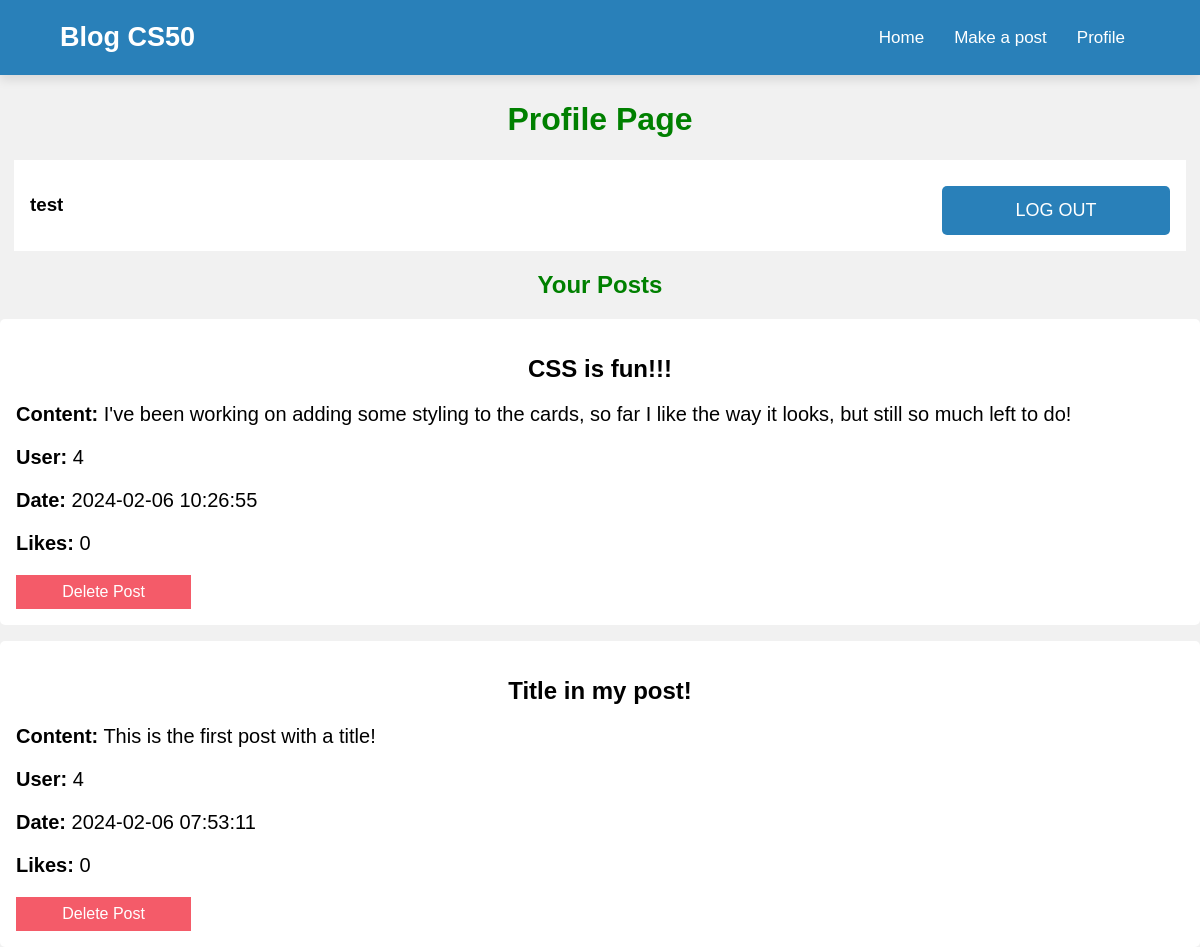
/profile (signed in), run on an earlier commit of the app's database.
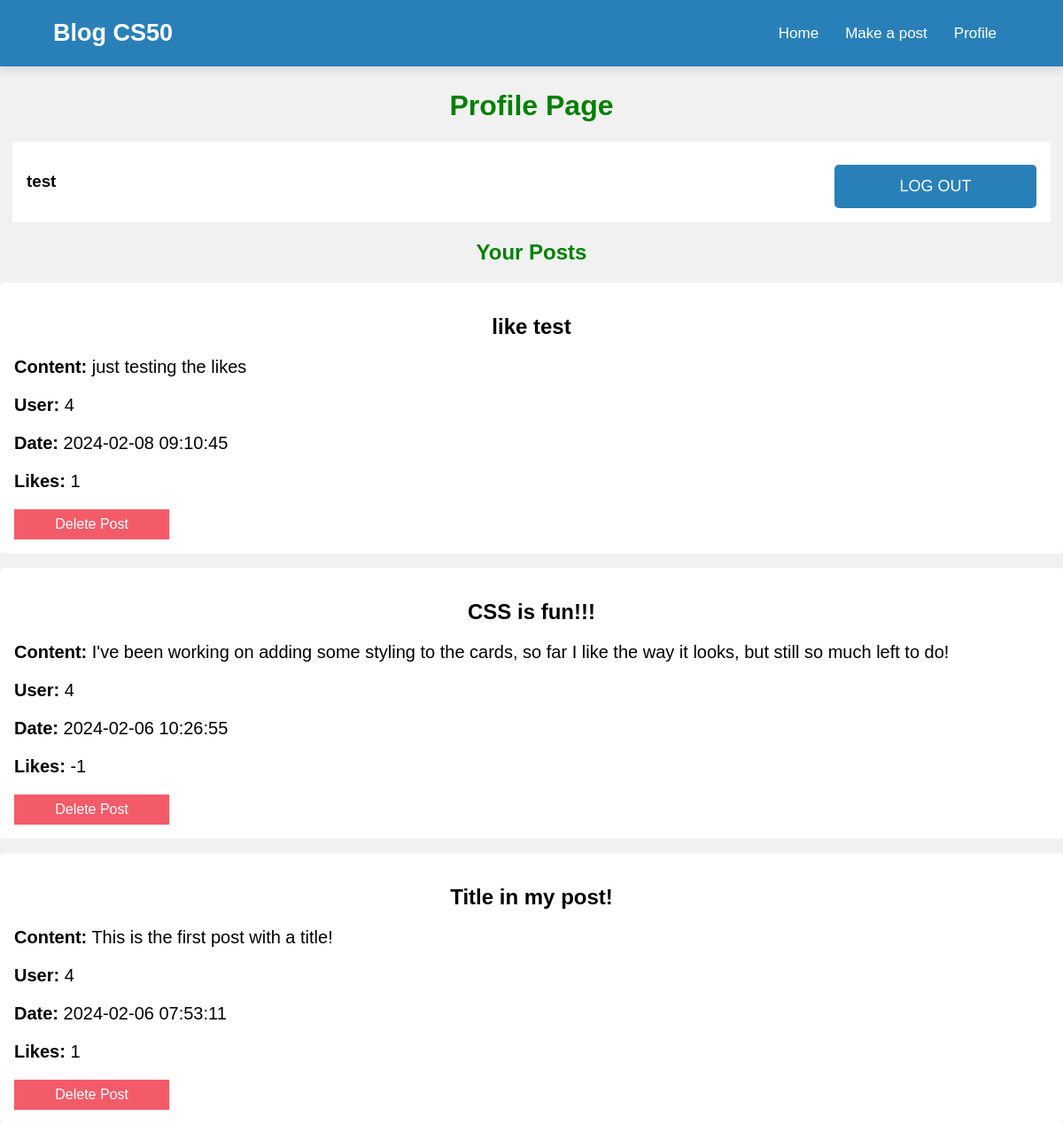
And on a later commit of the database.
### tables this page shows
CREATE TABLE posts (
    post_id INTEGER PRIMARY KEY AUTOINCREMENT,
    user_id INTEGER NOT NULL,
    title TEXT NOT NULL DEFAULT 'Default Title',
    content TEXT NOT NULL,
    likes INTEGER DEFAULT 0,
    created_at TIMESTAMP DEFAULT CURRENT_TIMESTAMP,
    FOREIGN KEY (user_id) REFERENCES users(id)
);

### app.py (the view)
@app.route("/profile")
def profile():
    user_id = session.get('user_id')
    posts = db.execute("SELECT * FROM posts WHERE user_id = ? ORDER BY created_at DESC", user_id)
    user = db.execute("SELECT * FROM users WHERE id = ? LIMIT 1", session.get('user_id'))
    return render_template("profile.html", posts=posts, user=user)

### templates/profile.html (shortened to what this page needs)
{% extends "layout.html" %}
{% block main %}
<div class="loginMain">
    <h1>Profile Page</h1>
    <div class="profileUserInfo">
        <h3>{{ user[0]['username'] }}</h3>
        <button id="logOutBtn"><a href="/logout">Log out</a></button>
    </div>
    <div>
        <h2 class="postsH2">Your Posts</h2>
        {% for post in posts %}
        <div class="description">
            <h2>{{ post.title }}</h2>
            <p><strong>Content:</strong> {{ post.content }}</p>
            <p><strong>User:</strong> {{ post.user_id }}</p>
            <div>
                <p><strong>Date:</strong> {{ post.created_at }}</p>
                <p><strong>Likes:</strong> {{ post.likes }}</p>
            </div>
            <form action="{{ url_for('delete_post', post_id=post.post_id) }}" method="post">
                <button type="submit" class="deleteBtn">Delete Post</button>
            </form>
        </div>
        {% else %}
        <p>Post not found</p>
        <p><a href="/post">Create a post?</a></p>
        {% endfor %}
    </div>
</div>
{% endblock %}

What changed in the data, as far as the page shows it:
added posts: title "like test", content "just testing the likes", user_id "4", created_at "2024-02-08 09:10:45", likes "1"
changed posts "CSS is fun!!!": likes "0" → "-1"
changed posts "Title in my post!": likes "0" → "1"
